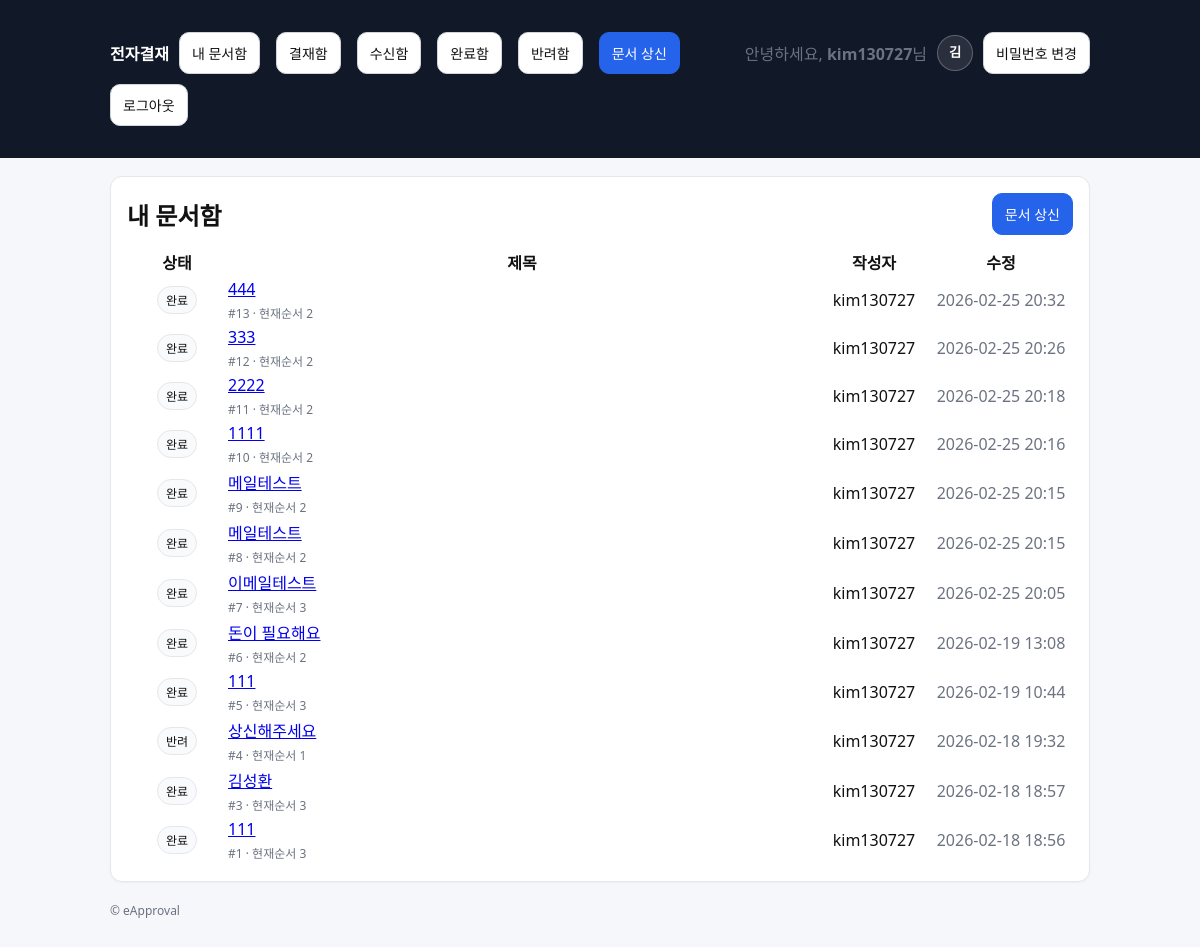
Before: /approvals/docs/ (signed in) with the older database file.
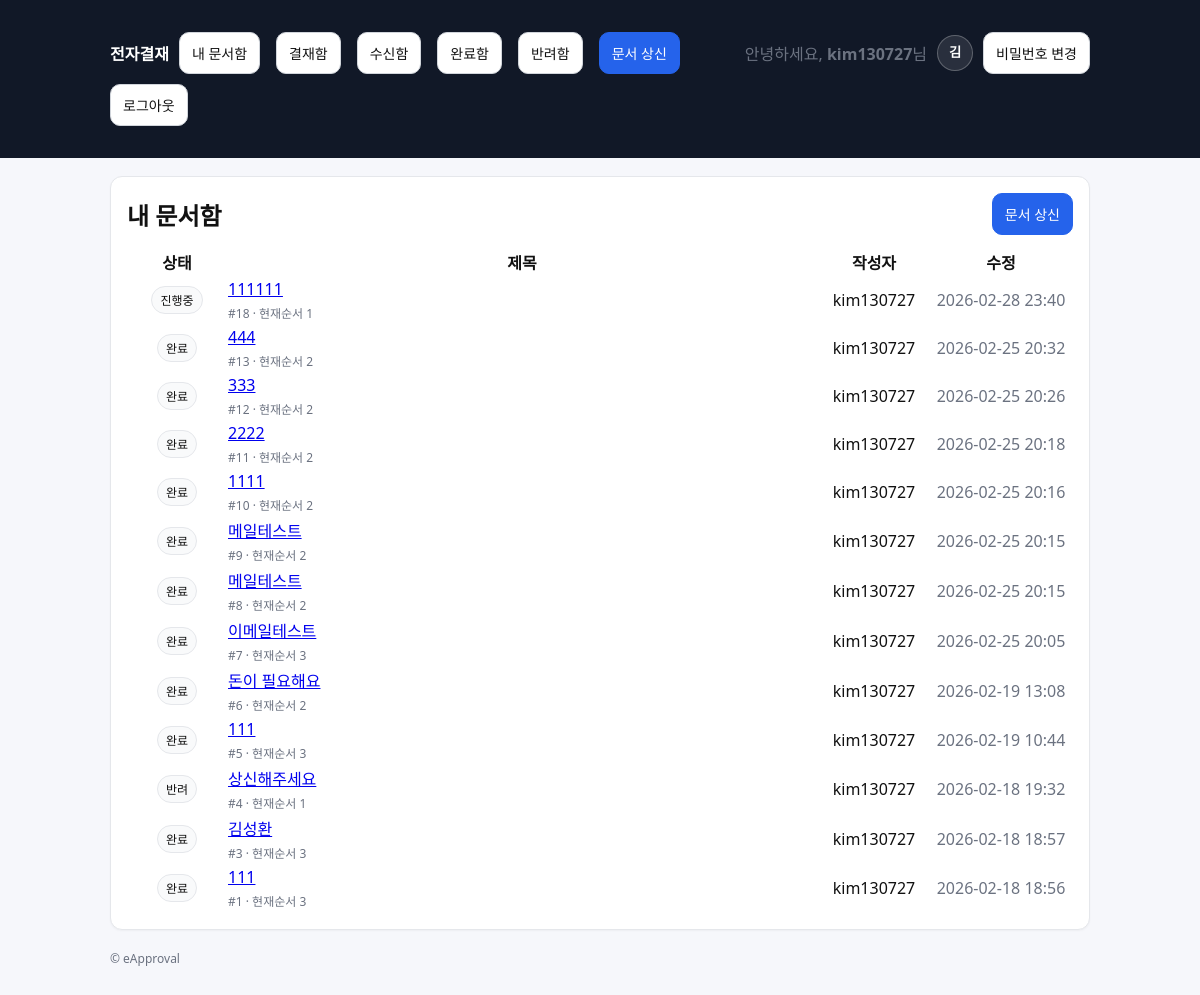
After: the same page with the newer database file.
### approvals/models.py (models this page shows, shortened)
class Document(models.Model):
    class Status(models.TextChoices):
        DRAFT = "DRAFT", "임시"
        SUBMITTED = "SUBMITTED", "상신"
        IN_PROGRESS = "IN_PROGRESS", "진행중"
        REJECTED = "REJECTED", "반려"
        COMPLETED = "COMPLETED", "완료"
    title = models.CharField(max_length=200)
    content = models.TextField(blank=True)
    created_by = models.ForeignKey(
        settings.AUTH_USER_MODEL, on_delete=models.PROTECT, related_name="docs_created"
    )
    status = models.CharField(max_length=20, choices=Status.choices, default=Status.DRAFT)
    current_line_order = models.PositiveIntegerField(default=1)
    created_at = models.DateTimeField(auto_now_add=True)
    updated_at = models.DateTimeField(auto_now=True)

### approvals/views.py (the view)
# urls.py: path("approvals/docs/", views.doc_list, name="doc_list"),
@login_required
def doc_list(request):
    docs = my_documents(request.user)
    return render(request, "approvals/doc_list.html", {"title": "내 문서함", "docs": docs})

### accounts/models.py (called while the page is built)
    def display_name(self):
        if self.full_name and self.full_name.strip():
            return self.full_name.strip()
        if self.user.first_name and self.user.first_name.strip():
            return self.user.first_name.strip()
        return self.user.username

### approvals/selectors.py (called while the page is built)
def my_documents(user):
    return Document.objects.filter(created_by=user).order_by("-id")

### templates/approvals/doc_list.html (shortened to what this page needs)
{% extends "base.html" %}
{% block content %}
  <div class="card">
    <div class="row" style="justify-content:space-between;">
      <h2 style="margin:0;">{{ title }}</h2>
      <a class="btn btn-primary" href="{% url 'approvals:doc_create' %}">문서 상신</a>
    </div>
    <div style="margin-top:12px;" class="table-wrap">
      <table class="table doc-table">
        <colgroup>
          <col style="width:96px;">
          <col style="width:auto;">
          <col style="width:110px;">
          <col style="width:140px;">
        </colgroup>
        <thead>
          <tr>
            <th>상태</th>
            <th>제목</th>
            <th>작성자</th>
            <th>수정</th>
          </tr>
        </thead>
        <tbody>
        {% for doc in docs %}
          <tr>
            <td><span class="badge">{{ doc.get_status_display }}</span></td>
            <td>
              <a href="{% url 'approvals:doc_detail' doc.id %}" style="display:inline-block;">
                {{ doc.title }}
              </a>
              <div class="muted" style="font-size:12px; margin-top:4px;">
                #{{ doc.id }} · 현재순서 {{ doc.current_line_order }}
              </div>
            </td>
            <td>{{ doc.created_by.username }}</td>
            <td class="muted">{{ doc.updated_at|date:"Y-m-d H:i" }}</td>
          </tr>
        {% empty %}
          <tr>
            <td colspan="4" class="muted">문서가 없습니다.</td>
          </tr>
        {% endfor %}
        </tbody>
      </table>
    </div>
  </div>
{% endblock %}

Changed rows visible on the page:
added Document: status "진행중", title "111111", id "18", current_line_order "1", created_by.username "kim130727", updated_at "2026-02-28 23:40"
